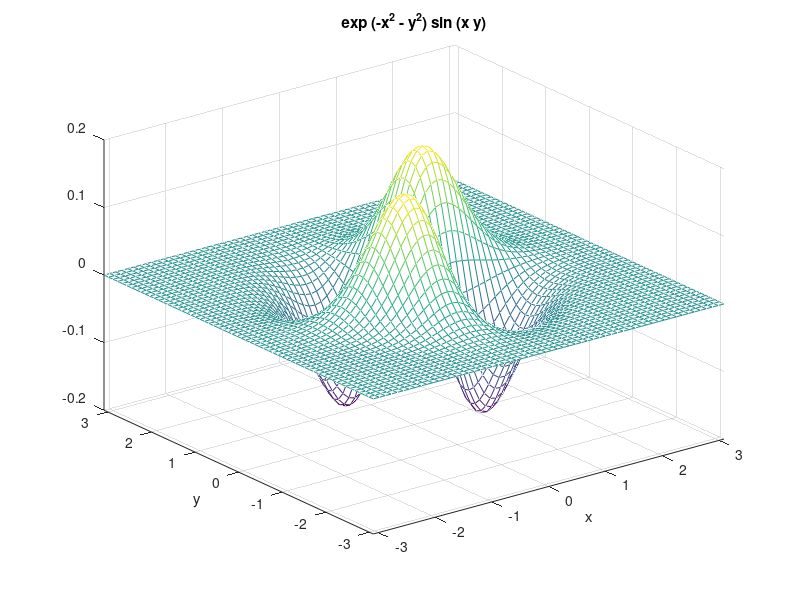
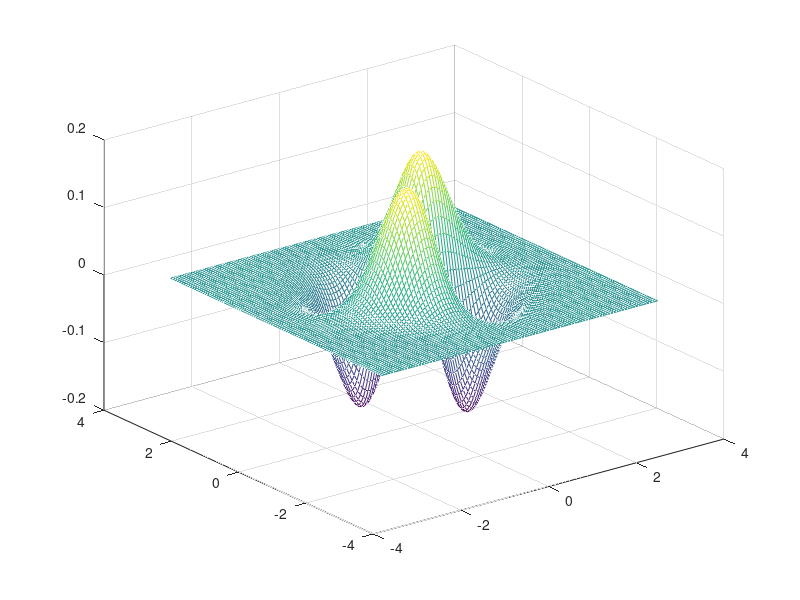
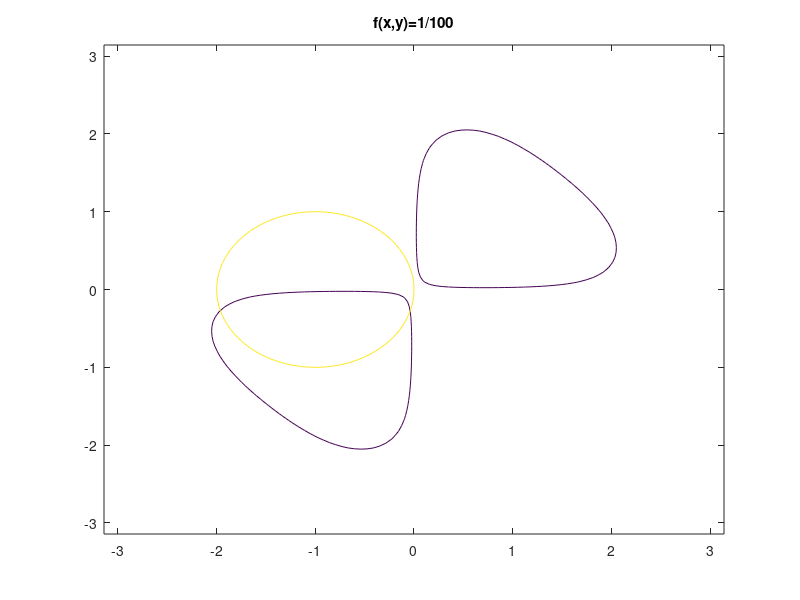

Here is the MATLAB script that generated these plots, in order: (Note: this script raises an error after producing the figures.)
%% ES 1
x_ax1 = linspace(0,40,500);
x_ax2 = 0:4:40;
plot(x_ax1,x_ax1.*cos(x_ax1),'r-',x_ax2,x_ax2.*cos(x_ax2),'go')
title('Plot of f(x)=xcos(x) and some of its points')
clear x*;
%% ES 2
x_ax = linspace(0,2*pi,5000);
y1 = sin(3*x_ax).^2;
y2 = cos(4*x_ax).^4;
v = abs(y1-1) < 1e-4;
plot(x_ax,y1,x_ax,y2,x_ax(v),y1(v),'o')
legend('sin(3x)^2','cos(4x)^2','sin(3x)^2=1')
clear x_ax y* v
%% ES 3
f = @(x,y) exp(-x.^2-y.^2).*sin(x.*y);
figure(1);
ezmesh(f)
figure(2);
[X,Y] = meshgrid(linspace(-pi,pi));
Z = f(X,Y);
mesh(X,Y,Z)
figure(3);
contour(X,Y,Z,[1/100,1/100])
title('f(x,y)=1/100')
clear f X Y Z
%% ES 4
hold on
[X,Y] = meshgrid(linspace(-3,3));
Z = ones(100,100);
for p=1:4
    Z = Z + (1/p).*(X+1i.*Y).^p;
    contour(X,Y,abs(Z),[1,1],'color',rand(3,1))
end
legend();
hold off
clear X Y Z p
%% ES 5
[X,Y] = meshgrid(linspace(-2,2));
Z1 = abs(X)+abs(Y);
Z2 = sqrt(X.^2+Y.^2);
Zinf = max(abs(X),abs(Y));
hold on
contour(X,Y,Z1,[1,1],'r')
contour(X,Y,Z2,[1,1],'g')
contour(X,Y,Zinf,[1,1],'b')
legend('Palla norma 1','Palla norma 2','Palla norma infinito')
hold off
clear X Y Z*
%% ES 6
figure()
for l=3:8
    subplot(3,2,l-2)
    plot(nsidedpoly(l))
    axis equal
end
clear l
%% ES 7
n = 5;
A = rand(n,n)+1i*rand(n,n);
es7or8(A)
clear n A
%% ES 8
n = 5;
A = rand(n,n);
es7or8(A+A')
clear n A
%% ES 9
x = 5*sin(linspace(0,2*pi));
y = 2*cos(linspace(0,2*pi));
hold on
for t=[-pi/3 0 pi/3]
    plot(x*cos(t)-y*sin(t),x*sin(t)+y*cos(t),'-b',5*cos(t),5*sin(t),'r*')
end
hold off
title('Rotazioni di ellissi')
clear x y t